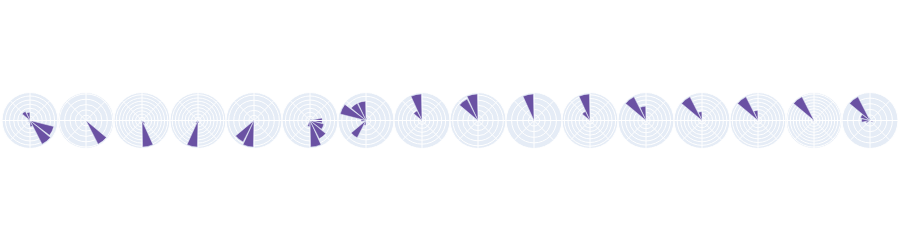

The code cell stored with this chart in its notebook:
### Code cell
make_barpolar_figure(df)

### Figure 1 — Plotly figure (JSON) as saved in the notebook; plotly's stock layout.template omitted (floating-point values rounded to 4 significant figures)
{"data": [{"marker": {"color": "rgb(106,81,163)"}, "r": [0, 0, 0, 0, 10, 12.5, 2.5, 0, 0, 2.5, 2.5, 7.5, 32.5, 30], "showlegend": false, "subplot": "polar", "theta": [0, 25.71, 51.43, 77.14, 102.9, 128.6, 154.3, 180, 205.7, 231.4, 257.1, 282.9, 308.6, 334.3, 360], "type": "barpolar"}, {"marker": {"color": "rgb(106,81,163)"}, "r": [0, 0, 0, 0, 0, 0, 0, 0, 0, 0, 0, 0, 100, 0], "showlegend": false, "subplot": "polar2", "theta": [0, 25.71, 51.43, 77.14, 102.9, 128.6, 154.3, 180, 205.7, 231.4, 257.1, 282.9, 308.6, 334.3, 360], "type": "barpolar"}, {"marker": {"color": "rgb(106,81,163)"}, "r": [0, 0, 0, 0, 0, 0, 0, 0, 0, 0, 5, 82.5, 12.5, 0], "showlegend": false, "subplot": "polar3", "theta": [0, 25.71, 51.43, 77.14, 102.9, 128.6, 154.3, 180, 205.7, 231.4, 257.1, 282.9, 308.6, 334.3, 360], "type": "barpolar"}, {"marker": {"color": "rgb(106,81,163)"}, "r": [0, 0, 0, 0, 0, 0, 0, 0, 0, 10, 82.5, 7.5, 0, 0], "showlegend": false, "subplot": "polar4", "theta": [0, 25.71, 51.43, 77.14, 102.9, 128.6, 154.3, 180, 205.7, 231.4, 257.1, 282.9, 308.6, 334.3, 360], "type": "barpolar"}, {"marker": {"color": "rgb(106,81,163)"}, "r": [0, 0, 0, 0, 0, 0, 0, 0, 0, 47.5, 52.5, 0, 0, 0], "showlegend": false, "subplot": "polar5", "theta": [0, 25.71, 51.43, 77.14, 102.9, 128.6, 154.3, 180, 205.7, 231.4, 257.1, 282.9, 308.6, 334.3, 360], "type": "barpolar"}, {"marker": {"color": "rgb(106,81,163)"}, "r": [15, 0, 2.5, 0, 0, 0, 0, 0, 0, 0, 7.5, 32.5, 25, 17.5], "showlegend": false, "subplot": "polar6", "theta": [0, 25.71, 51.43, 77.14, 102.9, 128.6, 154.3, 180, 205.7, 231.4, 257.1, 282.9, 308.6, 334.3, 360], "type": "barpolar"}, {"marker": {"color": "rgb(106,81,163)"}, "r": [0, 0, 0, 2.5, 20, 20, 27.5, 5, 0, 20, 5, 0, 0, 0], "showlegend": false, "subplot": "polar7", "theta": [0, 25.71, 51.43, 77.14, 102.9, 128.6, 154.3, 180, 205.7, 231.4, 257.1, 282.9, 308.6, 334.3, 360], "type": "barpolar"}, {"marker": {"color": "rgb(106,81,163)"}, "r": [0, 0, 0, 0, 67.5, 27.5, 2.5, 2.5, 0, 0, 0, 0, 0, 0], "showlegend": false, "subplot": "polar8", "theta": [0, 25.71, 51.43, 77.14, 102.9, 128.6, 154.3, 180, 205.7, 231.4, 257.1, 282.9, 308.6, 334.3, 360], "type": "barpolar"}, {"marker": {"color": "rgb(106,81,163)"}, "r": [0, 0, 0, 0, 52.5, 47.5, 0, 0, 0, 0, 0, 0, 0, 0], "showlegend": false, "subplot": "polar9", "theta": [0, 25.71, 51.43, 77.14, 102.9, 128.6, 154.3, 180, 205.7, 231.4, 257.1, 282.9, 308.6, 334.3, 360], "type": "barpolar"}, {"marker": {"color": "rgb(106,81,163)"}, "r": [0, 0, 0, 0, 95, 5, 0, 0, 0, 0, 0, 0, 0, 0], "showlegend": false, "subplot": "polar10", "theta": [0, 25.71, 51.43, 77.14, 102.9, 128.6, 154.3, 180, 205.7, 231.4, 257.1, 282.9, 308.6, 334.3, 360], "type": "barpolar"}, {"marker": {"color": "rgb(106,81,163)"}, "r": [0, 0, 0, 0, 72.5, 27.5, 0, 0, 0, 0, 0, 0, 0, 0], "showlegend": false, "subplot": "polar11", "theta": [0, 25.71, 51.43, 77.14, 102.9, 128.6, 154.3, 180, 205.7, 231.4, 257.1, 282.9, 308.6, 334.3, 360], "type": "barpolar"}, {"marker": {"color": "rgb(106,81,163)"}, "r": [0, 0, 0, 0, 35, 65, 0, 0, 0, 0, 0, 0, 0, 0], "showlegend": false, "subplot": "polar12", "theta": [0, 25.71, 51.43, 77.14, 102.9, 128.6, 154.3, 180, 205.7, 231.4, 257.1, 282.9, 308.6, 334.3, 360], "type": "barpolar"}, {"marker": {"color": "rgb(106,81,163)"}, "r": [0, 0, 0, 0, 25, 75, 0, 0, 0, 0, 0, 0, 0, 0], "showlegend": false, "subplot": "polar13", "theta": [0, 25.71, 51.43, 77.14, 102.9, 128.6, 154.3, 180, 205.7, 231.4, 257.1, 282.9, 308.6, 334.3, 360], "type": "barpolar"}, {"marker": {"color": "rgb(106,81,163)"}, "r": [0, 0, 0, 0, 27.5, 72.5, 0, 0, 0, 0, 0, 0, 0, 0], "showlegend": false, "subplot": "polar14", "theta": [0, 25.71, 51.43, 77.14, 102.9, 128.6, 154.3, 180, 205.7, 231.4, 257.1, 282.9, 308.6, 334.3, 360], "type": "barpolar"}, {"marker": {"color": "rgb(106,81,163)"}, "r": [0, 0, 0, 0, 0, 90, 5, 2.5, 0, 2.5, 0, 0, 0, 0], "showlegend": false, "subplot": "polar15", "theta": [0, 25.71, 51.43, 77.14, 102.9, 128.6, 154.3, 180, 205.7, 231.4, 257.1, 282.9, 308.6, 334.3, 360], "type": "barpolar"}, {"marker": {"color": "rgb(106,81,163)"}, "r": [0, 0, 0, 2.5, 5, 47.5, 17.5, 15, 7.5, 0, 0, 0, 0, 5], "showlegend": false, "subplot": "polar16", "theta": [0, 25.71, 51.43, 77.14, 102.9, 128.6, 154.3, 180, 205.7, 231.4, 257.1, 282.9, 308.6, 334.3, 360], "type": "barpolar"}], "layout": {"height": 100, "margin": {"b": 0.1, "l": 2, "r": 2, "t": 1}, "polar": {"angularaxis": {"showticklabels": false}, "domain": {"x": [0, 0.0625], "y": [0, 1]}, "radialaxis": {"showticklabels": false}}, "polar10": {"angularaxis": {"showticklabels": false}, "domain": {"x": [0.5625, 0.625], "y": [0, 1]}, "radialaxis": {"showticklabels": false}}, "polar11": {"angularaxis": {"showticklabels": false}, "domain": {"x": [0.625, 0.6875], "y": [0, 1]}, "radialaxis": {"showticklabels": false}}, "polar12": {"angularaxis": {"showticklabels": false}, "domain": {"x": [0.6875, 0.75], "y": [0, 1]}, "radialaxis": {"showticklabels": false}}, "polar13": {"angularaxis": {"showticklabels": false}, "domain": {"x": [0.75, 0.8125], "y": [0, 1]}, "radialaxis": {"showticklabels": false}}, "polar14": {"angularaxis": {"showticklabels": false}, "domain": {"x": [0.8125, 0.875], "y": [0, 1]}, "radialaxis": {"showticklabels": false}}, "polar15": {"angularaxis": {"showticklabels": false}, "domain": {"x": [0.875, 0.9375], "y": [0, 1]}, "radialaxis": {"showticklabels": false}}, "polar16": {"angularaxis": {"showticklabels": false}, "domain": {"x": [0.9375, 1], "y": [0, 1]}, "radialaxis": {"showticklabels": false}}, "polar2": {"angularaxis": {"showticklabels": false}, "domain": {"x": [0.0625, 0.125], "y": [0, 1]}, "radialaxis": {"showticklabels": false}}, "polar3": {"angularaxis": {"showticklabels": false}, "domain": {"x": [0.125, 0.1875], "y": [0, 1]}, "radialaxis": {"showticklabels": false}}, "polar4": {"angularaxis": {"showticklabels": false}, "domain": {"x": [0.1875, 0.25], "y": [0, 1]}, "radialaxis": {"showticklabels": false}}, "polar5": {"angularaxis": {"showticklabels": false}, "domain": {"x": [0.25, 0.3125], "y": [0, 1]}, "radialaxis": {"showticklabels": false}}, "polar6": {"angularaxis": {"showticklabels": false}, "domain": {"x": [0.3125, 0.375], "y": [0, 1]}, "radialaxis": {"showticklabels": false}}, "polar7": {"angularaxis": {"showticklabels": false}, "domain": {"x": [0.375, 0.4375], "y": [0, 1]}, "radialaxis": {"showticklabels": false}}, "polar8": {"angularaxis": {"showticklabels": false}, "domain": {"x": [0.4375, 0.5], "y": [0, 1]}, "radialaxis": {"showticklabels": false}}, "polar9": {"angularaxis": {"showticklabels": false}, "domain": {"x": [0.5, 0.5625], "y": [0, 1]}, "radialaxis": {"showticklabels": false}}}}
